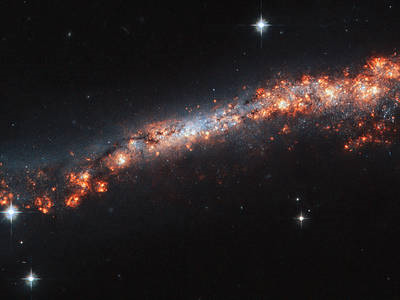
#> input picture dut/tb/uvm_images/read/rgb_v2.bmp, 400 x 300 px, found by its file name
$ python rgb_v2_loading_image.py
#> lines starting #> are read from the running program, lines starting #| are printed output that depends on the picture
import cv2

image = cv2.imread('C:/Images/REPOS/GitHub/VIDEO_STREAM/ZEDBOARD/uvm_tb/VFP_TEST/dut/tb/uvm_images/read/rgb_v2.bmp')
#> image is the input picture: shape (300, 400, 3); mean B, G, R 33.4, 32.7, 39
b = image.copy()
# set green and red channels to 0
b[:, :, 1] = 0
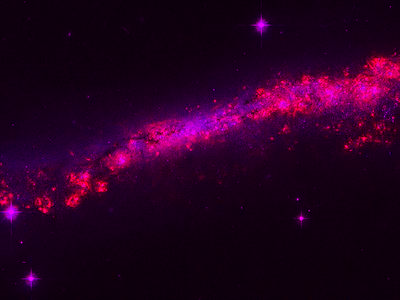
#> b: shape (300, 400, 3); mean B, G, R 33.4, 0, 39
b[:, :, 2] = 0
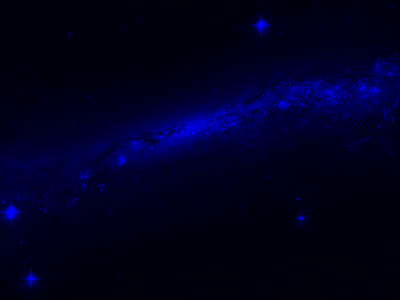
#> b: shape (300, 400, 3); mean B, G, R 33.4, 0, 0


g = image.copy()
# set blue and red channels to 0
g[:, :, 0] = 0
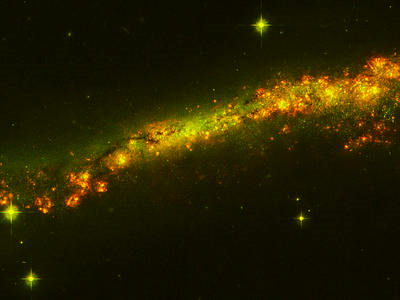
#> g: shape (300, 400, 3); mean B, G, R 0, 32.7, 39
g[:, :, 2] = 0
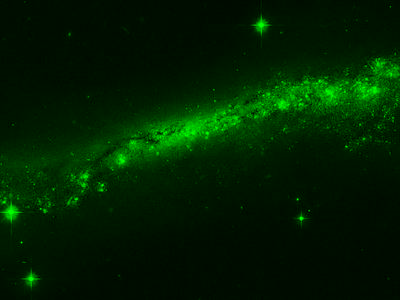
#> g: shape (300, 400, 3); mean B, G, R 0, 32.7, 0

r = image.copy()
# set blue and green channels to 0
r[:, :, 0] = 0
r[:, :, 1] = 0
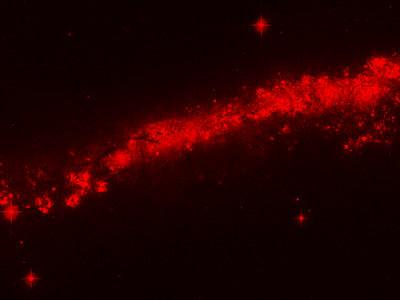
#> r: shape (300, 400, 3); mean B, G, R 0, 0, 39
# Convert BGR to HSV
hsv = cv2.cvtColor(image, cv2.COLOR_BGR2HSV)
#> hsv: shape (300, 400, 3); mean H, S, V 103.8, 37.6, 40.8
hsl = cv2.cvtColor(image, cv2.COLOR_BGR2HLS) # equal to HSL
#> hsl: shape (300, 400, 3); mean of channels 0, 1, 2 103.8, 35.9, 24.4
luv = cv2.cvtColor(image, cv2.COLOR_BGR2LUV)
#> luv: shape (300, 400, 3); mean of channels 0, 1, 2 32.9, 99.2, 136.8

#HSV
cv2.imshow('RGB_V2_HSV.bmp',hsv)
cv2.imwrite('RGB_V2_HSV.bmp',hsv)

#HSL
cv2.imshow('RGB_V2_HSL.bmp',hsl)
cv2.imwrite('RGB_V2_HSL.bmp',hsl)

#LUV
cv2.imshow('RGB_V2_LUV.bmp',luv)
cv2.imwrite('RGB_V2_LUV.bmp',luv)


cv2.waitKey(0)

$ run again, with dut/tb/uvm_images/read/rgb_v0.bmp copied over dut/tb/uvm_images/read/rgb_v2.bmp
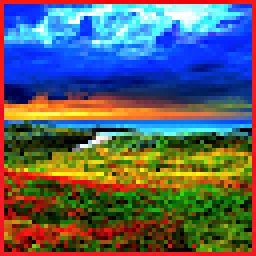
#> input picture dut/tb/uvm_images/read/rgb_v0.bmp, 64 x 64 px, found by its file name (shown 4 times larger)
#> image is the input picture: shape (64, 64, 3); mean B, G, R 101.3, 96.9, 89.9
#> `g[:, :, 2] = 0`:
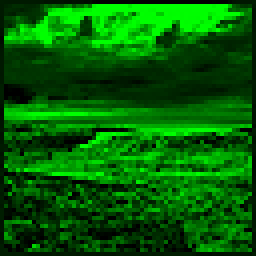
#> g: shape (64, 64, 3) (shown 4 times larger); mean B, G, R 0, 96.9, 0
#> `r[:, :, 1] = 0`:
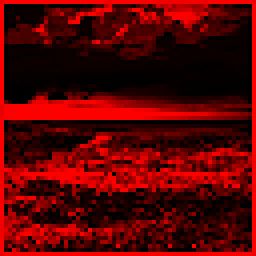
#> r: shape (64, 64, 3) (shown 4 times larger); mean B, G, R 0, 0, 89.9
#> hsv: shape (64, 64, 3); mean H, S, V 71.8, 217, 176
#> hsl: shape (64, 64, 3); mean of channels 0, 1, 2 72.5, 101.5, 222.8
#> luv: shape (64, 64, 3); mean of channels 0, 1, 2 116.6, 104.5, 127.3
